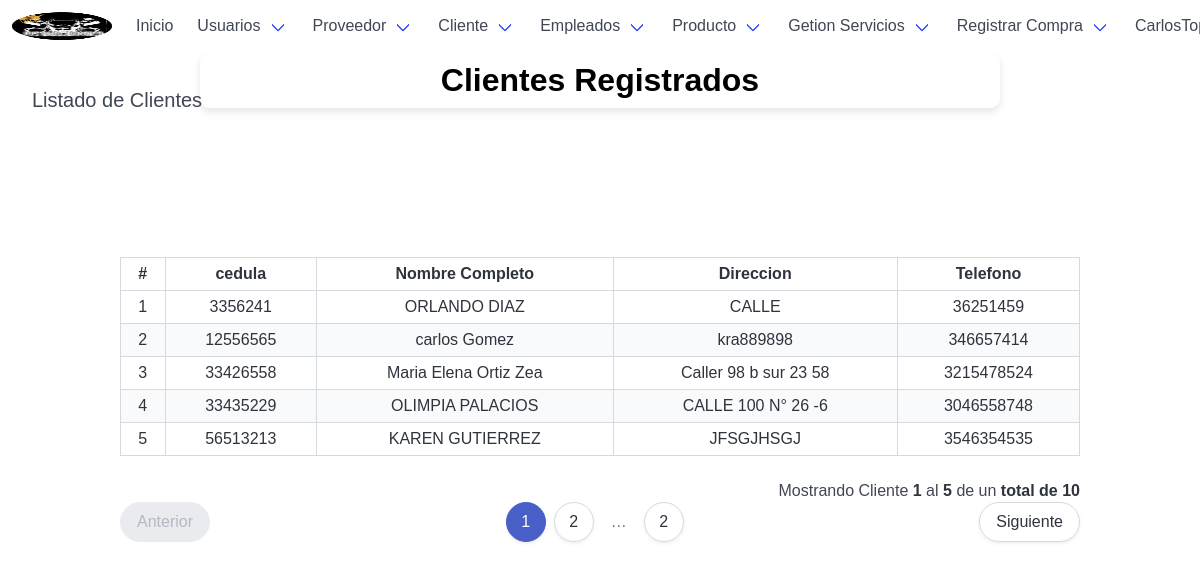
Page /customerList/ (signed in) on the earlier database version.
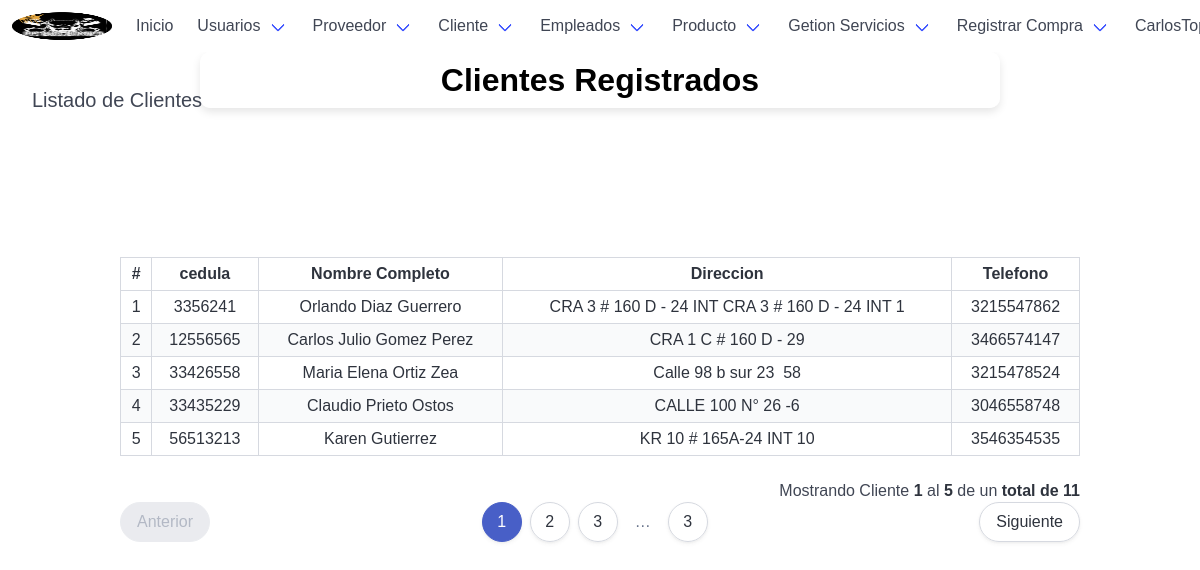
Same page on the later database version.
### tables this page shows
CREATE TABLE `cliente` (
  `cedula` int(20) NOT NULL,
  `nom_cliente` varchar(50) NOT NULL,
  `ape_cliente` varchar(50) NOT NULL,
  `telefono` bigint(15) NOT NULL,
  `direccion` varchar(70) NOT NULL
);

### autoload.php (called while the page is built, shortened)
<?php
    spl_autoload_register(function($clase){
        $archivo=__DIR__."/".$clase.".php";
        $archivo=str_replace("\\","/",$archivo);
    });

### app/models/viewsModel.php (called while the page is built, shortened)
<?php
	class viewsModel{
		protected function obtenerVistasModelo($vista){
			$listaBlanca=["dashboard","userNew","userList","userUpdate","userSearch","userPhoto","logOut","tsupplierNew","tsupplierUpdate","supplierNew","supplierUpdate","customerNew","customerList","postNew","postUpdate","employeeNew","employeeUpdate","informationshop","productNew","productUpdate","serviceNew","servicepend","serviceUpdateEmpl","serviceclose","serviceUpdateClose","buysNew"];
			if(in_array($vista, $listaBlanca)){
				if(is_file("./app/views/content/".$vista."-view.php")){
					$contenido="./app/views/content/".$vista."-view.php";
				}else{
					$contenido="404";
				}
			}elseif($vista=="login" || $vista=="index"){
				$contenido="login";
			}else{
				$contenido="404";
			}
			return $contenido;
		}
	}

### app/controllers/viewsController.php (called while the page is built, shortened)
<?php
	class viewsController extends viewsModel{
		public function obtenerVistasControlador($vista) {
			if ($vista == "login") {
				return "login";
			}elseif($vista == "customerNew" ) {
				return "customerNew";
			}elseif($vista == "informationshop" ) {
				return "informationshop";
			}elseif($vista == "serviceNew" ) {
				return "serviceNew";
			}elseif ($vista != "") {
				return $this->obtenerVistasModelo($vista);
			}
		}
	}

### app/controllers/customerController.php (the view, shortened to what this page needs)
<?php
	class customerController extends mainModel{
		public function listarClienteControlador($pagina, $registros, $url, $busqueda) {
			$pagina = $this->limpiarCadena($pagina);
			$registros = $this->limpiarCadena($registros);
			$url = $this->limpiarCadena($url);
			$url = APP_URL . $url . "/";
			$busqueda = $this->limpiarCadena($busqueda);
			$tabla = "";
			$pagina = (isset($pagina) && $pagina > 0) ? (int)$pagina : 1;
			$inicio = ($pagina > 0) ? (($pagina * $registros) - $registros) : 0;
			if (isset($busqueda) && $busqueda != "") {
				$consulta_datos = "SELECT * FROM cliente WHERE (cedula LIKE '%$busqueda%' OR nom_proveedor LIKE '%$busqueda%') ORDER BY cedula ASC LIMIT $inicio, $registros";
				$consulta_total = "SELECT COUNT(cedula) FROM cliente WHERE (cedula LIKE '%$busqueda%' OR cedula LIKE '%$busqueda%')";
			} else {
				$consulta_datos = "SELECT * FROM cliente ORDER BY cedula ASC LIMIT $inicio, $registros";
				$consulta_total = "SELECT COUNT(cedula) FROM cliente";
			}
			$datos = $this->ejecutarConsulta($consulta_datos);
			$datos = $datos->fetchAll();
			$total = $this->ejecutarConsulta($consulta_total);
			$total = (int)$total->fetchColumn();
			$numeroPaginas = ceil($total / $registros);
			$tabla .= '
				<div class="table-container">
				<table class="table is-bordered is-striped is-narrow is-hoverable is-fullwidth">
					<thead>
						<tr>
							<th class="has-text-centered">#</th>
							<th class="has-text-centered">cedula</th>
							<th class="has-text-centered">Nombre Completo</th>
							<th class="has-text-centered">Direccion</th>
							<th class="has-text-centered">Telefono</th>
						</tr>
					</thead>
					<tbody>
			';
			if ($total >= 1 && $pagina <= $numeroPaginas) {
				$contador = $inicio + 1;
				$pag_inicio = $inicio + 1;
				foreach ($datos as $rows) {
					$tabla .= '
						<tr class="has-text-centered">
							<td>' . $contador . '</td>
							<td>' . $rows['cedula'] . '</td>
							<td>' . $rows['nom_cliente'] . ' '.$rows['ape_cliente'].'</td>
							<td>' . $rows['direccion'] . '</td>
							<td>' . $rows['telefono'] . '</td>
							<!--<td>
								<a href="' . APP_URL . 'customerUpdate/' . $rows['cedula'] . '/" class="button is-success is-rounded is-small">Actualizar</a>
							</td>-->
						</tr>
					';
					$contador++;
				}
				$pag_final = $contador - 1;
			}
			$tabla .= '</tbody></table></div>';
			if ($total >= 1 && $pagina <= $numeroPaginas) {
				$tabla .= '<p class="has-text-right">Mostrando Cliente <strong>' . $pag_inicio . '</strong> al <strong>' . $pag_final . '</strong> de un <strong>total de ' . $total . '</strong></p>';
				$tabla .= $this->paginadorTablas($pagina, $numeroPaginas, $url, 10);
			}
			return $tabla;
		}
	}

### index.php (shortened to what this page needs)
<?php
    require_once "./autoload.php";
    if(isset($_GET['views'])){
        $url=explode("/", $_GET['views']);
    }else{
        $url=["login"];
    }
?>
<!DOCTYPE html>
<html lang="es">
<head>
    <?php require_once "./app/views/inc/head.php"; ?>
</head>
<body>
    <?php
        $viewsController= new viewsController();
        $vista=$viewsController->obtenerVistasControlador($url[0]);
        if($vista=="login"||$vista=="customerNew" || $vista=="informationshop" || $vista == "serviceNew"){
            require_once "./app/views/inc/navbar_inicio.php";
            require_once "./app/views/content/".$vista."-view.php";
        }elseif($vista=="404"){
            require_once "./app/views/content/".$vista."-view.php";
        }else{
            require_once "./app/views/inc/navbar.php";
            require_once $vista;
        }
    ?>
</body>
</html>

### app/views/inc/head.php (shortened to what this page needs)
<link rel="stylesheet" href="<?php echo APP_URL; ?>app/views/css/estilos.css">
<link rel="stylesheet" href="https://cdn.jsdelivr.net/npm/bulma@0.9.4/css/bulma.min.css">
<link rel="stylesheet" href="https://cdnjs.cloudflare.com/ajax/libs/font-awesome/5.15.4/css/all.min.css">
<link rel="stylesheet" href="https://cdn.jsdelivr.net/npm/bulma@0.9.4/css/bulma.min.css">
<link rel="stylesheet" href="<?php echo APP_URL; ?>app/views/css/bulma.min.css">
<link rel="stylesheet" href="<?php echo APP_URL; ?>app/views/css/sweetalert2.min.css">
<link rel="stylesheet" href="<?php echo APP_URL; ?>app/views/css/informationshop.css">

### app/views/inc/navbar.php (shortened to what this page needs)
<nav class="navbar">
    <div class="navbar-brand">
        <a class="navbar-item" href="<?php echo APP_URL; ?>dashboard/">
            <img src="<?php echo APP_URL; ?>app/views/img/Logo_Interfaz.png" alt="Bulma" width="100" height="100">
        </a>
    </div>
    <div id="navbarExampleTransparentExample" class="navbar-menu">
        <div class="navbar-start">
            <a class="navbar-item" href="<?php echo APP_URL; ?>dashboard/">
                Inicio
            </a>
            <div class="navbar-item has-dropdown is-hoverable">
                <a class="navbar-link" href="#">
                    Usuarios
                </a>
            </div>
            <div class="navbar-item has-dropdown is-hoverable">
                <a class="navbar-link" href="#">
                    Proveedor
                </a>
            </div>
            <div class="navbar-item has-dropdown is-hoverable">
                <a class="navbar-link" href="#">
                    Cliente
                </a>
            </div>
            <div class="navbar-item has-dropdown is-hoverable">
                <a class="navbar-link" href="#">
                    Empleados
                </a>
            </div>
            <div class="navbar-item has-dropdown is-hoverable">
                <a class="navbar-link" href="#">
                    Producto
                </a>
            </div>
            <div class="navbar-item has-dropdown is-hoverable">
                <a class="navbar-link" href="#">
                    Getion Servicios
                </a>
            </div>
            <div class="navbar-item has-dropdown is-hoverable">
                <a class="navbar-link" href="#">
                Registrar Compra
                </a>
            </div>
        </div>
        <div class="navbar-end">
            <div class="navbar-item has-dropdown is-hoverable">
                <a class="navbar-link">
                    <?php echo $_SESSION['usuario']; ?>
                </a>
            </div>
        </div>
    </div>
</nav>

### app/views/content/customerList-view.php (shortened to what this page needs)
<div class="container is-fluid mb-6">
	<h1 class="title">Clientes Registrados</h1>
	<h2 class="subtitle">Listado de Clientes</h2>
</div>
<div class="container pb-6 pt-6">
	<?php
		$insUsuario = new customerController();
		echo $insUsuario->listarClienteControlador($url[1],5,$url[0],"");
	?>
</div>

### app/models/mainModel.php (shortened to what this page needs)
<?php
    class mainModel {
        private $server = DB_SERVER;
        private $db = DB_NAME;
        private $user = DB_USER;
        private $pass = DB_PASS;
		public function conectar(){
            $conexion = new PDO("mysql:host=".$this->server.";dbname=".$this->db,$this->user,$this->pass);
			$conexion->exec("SET CHARACTER SET utf8");
			return $conexion;
        }
        protected function ejecutarConsulta($consulta){
            $sql = $this->conectar()->prepare($consulta);
            $sql->execute();
            return $sql;
        }
        public function limpiarCadena($cadena){
			$palabras=["<script>","</script>","<script src","<script type=","SELECT * FROM","SELECT "," SELECT ","DELETE FROM","INSERT INTO","DROP TABLE","DROP DATABASE","TRUNCATE TABLE","SHOW TABLES","SHOW DATABASES","<?php","?>","--","^","<",">","==","=",";","::"];
			$cadena=trim($cadena);
			$cadena=stripslashes($cadena);
			$cadena=trim($cadena);
			$cadena=stripslashes($cadena);
			return $cadena;
		}
        protected function paginadorTablas($pagina,$numeroPaginas,$url,$botones){
	        $tabla='<nav class="pagination is-centered is-rounded" role="navigation" aria-label="pagination">';
	        if($pagina<=1){
	            $tabla.='
	            <a class="pagination-previous is-disabled" disabled >Anterior</a>
	            <ul class="pagination-list">
	            ';
	        }
	        $ci=0;
	        for($i=$pagina; $i<=$numeroPaginas; $i++){
	            if($pagina==$i){
	                $tabla.='<li><a class="pagination-link is-current" href="'.$url.$i.'/">'.$i.'</a></li>';
	            }else{
	                $tabla.='<li><a class="pagination-link" href="'.$url.$i.'/">'.$i.'</a></li>';
	            }
	        }
	        if($pagina==$numeroPaginas){
	            $tabla.='
	            </ul>
	            <a class="pagination-next is-disabled" disabled >Siguiente</a>
	            ';
	        }else{
	            $tabla.='
	                <li><span class="pagination-ellipsis">&hellip;</span></li>
	                <li><a class="pagination-link" href="'.$url.$numeroPaginas.'/">'.$numeroPaginas.'</a></li>
	            </ul>
	            <a class="pagination-next" href="'.$url.($pagina+1).'/">Siguiente</a>
	            ';
	        }
	        $tabla.='</nav>';
	        return $tabla;
	    }
    }

### app/views/css/estilos.css (style rules this page uses)
body,html { height: 100%; width: 100%; }
.title { font-size: 48px; font-weight: bold; margin: 0; }
.subtitle { font-size: 24px; margin: 10px 0; }

### app/views/css/informationshop.css (style rules this page uses)
body { margin: 0; padding: 0; font-family: Arial, sans-serif; box-sizing: border-box; overflow-x: hidden; }
.title { text-align: center; color: black; background-color: rgba(255, 255, 255, 0.7); padding: 10px 20px; border-radius: 10px; box-shadow: 0 4px 8px rgba(0, 0, 0, 0.1); width: 100%; max-width: 800px; margin: 0 auto; }
h1 { font-size: 2em; }
h2, h3, h4 { font-size: 1.5em; }
p, ul, li { font-size: 1em; line-height: 1.4; }

Differences in the rows shown:
changed cliente id 3356241: nom_cliente "ORLANDO" → "Orlando"; ape_cliente "DIAZ" → "Diaz Guerrero"; direccion "CALLE" → "CRA 3 # 160 D - 24 INT CRA 3 # 160 D - 24 INT 1"; telefono "36251459" → "3215547862"
changed cliente id 12556565: nom_cliente "carlos" → "Carlos Julio"; ape_cliente "Gomez" → "Gomez Perez"; direccion "kra889898" → "CRA 1 C # 160 D - 29"; telefono "346657414" → "3466574147"
changed cliente "Maria Elena": direccion "Caller 98 b sur 23 58" → "Calle 98 b sur 23 58"
changed cliente "CALLE 100 N° 26 -6": nom_cliente "OLIMPIA" → "Claudio"; ape_cliente "PALACIOS" → "Prieto Ostos"
changed cliente id 56513213: nom_cliente "KAREN" → "Karen"; ape_cliente "GUTIERREZ" → "Gutierrez"; direccion "JFSGJHSGJ" → "KR 10 # 165A-24 INT 10"
Other differences:
$total: "10" → "11"
$numeroPaginas: "2" → "3"
new list line: "3"
